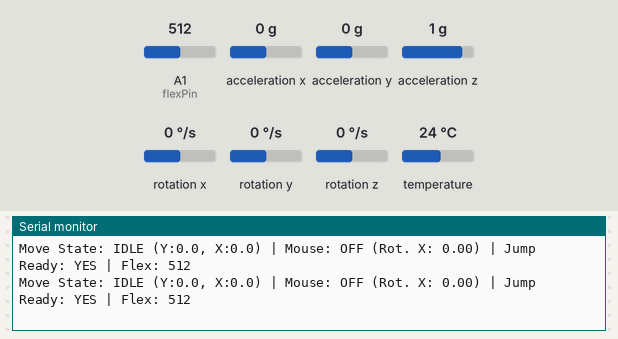
A sketch run on a simulated Arduino Leonardo, built with avr-gcc and run on an emulated ATmega32U4. On the bench: the last lines printed to the serial monitor. The test bench sets the inputs (shaded band); at power-on: A1 (flexPin) = 512, acceleration x 0 g, acceleration y 0 g, acceleration z 1 g, rotation x 0 °/s, rotation y 0 °/s, rotation z 0 °/s, temperature 24 °C. USB keyboard and mouse output is not drawn.

Above: at 6.7 s.
6.8 s: A1 (flexPin) set to 834
At 7.6 s:
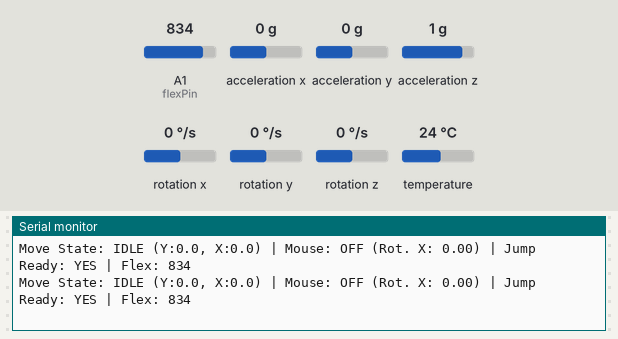
8.3 s: A1 (flexPin) set to 862
At 9.4 s:
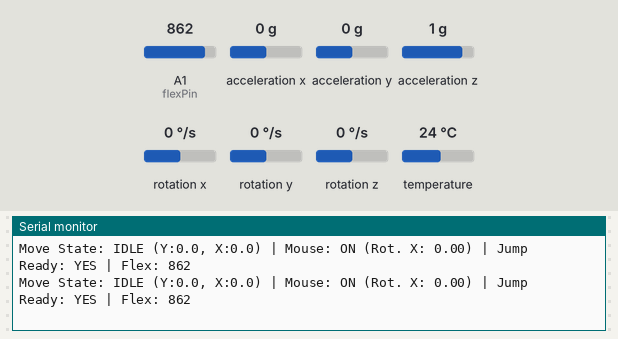

The sketch:

BAD_movement_change_to_speed_not_tiltangle.ino
```cpp
/*
 * MPU6050 Hybrid Controller (Remapped Controls)
 * Version: 7.0 (Acceleration-Based Sprint Latch)
 * Description: This version changes the movement logic. A forward acceleration
 * "latches" the W+Ctrl keys on, and a backward acceleration turns them off.
 * This is based on dynamic movement, not static tilt.
 *
 * Code Modified by: Code Companion
 * Current Time: Friday, October 17, 2025 at 10:05:08 AM CST
 * Location: Taiwan
 */

#include <Wire.h>
#include <Adafruit_MPU6050.h>
#include <Adafruit_Sensor.h>
#include <Keyboard.h>
#include <Mouse.h>

Adafruit_MPU6050 mpu;

// --- Tweakable Parameters (All in one place) ---
// -- Acceleration-Based Keyboard Control --
const float FORWARD_ACCEL_THRESHOLD = 3.0; // Forward acceleration to turn sprint ON.
// --- MODIFIED --- New threshold for the "off" switch
const float SIDEWAYS_SHAKE_THRESHOLD = 4.0; // Sideways acceleration (shake) to turn sprint OFF.

// -- Mouse "Clutch" and Jump Control --
const int flexPin = A1;
int flexThreshold = 850;
const int JUMP_THRESHOLD = 1000;
float mouseMultiplierX = 40.0;
float deadzoneThreshold = 0.1;

// --- State Tracking ---
struct KeyStates {
  bool w = false;
  bool s = false;
  bool left_ctrl = false;
};
KeyStates keyStates;

bool isSprintingForward = false;
float gyroX_offset = 0.0;
bool clutchWasEngaged = false;
bool jumpWasTriggeredInThisPress = false;

void handleKeyPress(uint8_t key, bool shouldBePressed, bool &isPressed) {
  if (shouldBePressed && !isPressed) {
    Keyboard.press(key);
    isPressed = true;
  } else if (!shouldBePressed && isPressed) {
    Keyboard.release(key);
    isPressed = false;
  }
}

void setup() {
  Serial.begin(115200);
  if (!mpu.begin()) { Serial.println("MPU6050 chip not found"); while (1) { delay(10); } }
  Serial.println("MPU6050 Found!");

  // Gyro calibration (Now for X-axis only)
  Serial.println("Calibrating Gyroscope... Do not move the sensor.");
  delay(1000);
  const int calibrationSamples = 500;
  for (int i = 0; i < calibrationSamples; i++) {
    sensors_event_t a, g, temp;
    mpu.getEvent(&a, &g, &temp);
    gyroX_offset += g.gyro.x;
    delay(3);
  }
  gyroX_offset /= calibrationSamples;
  Serial.println("Initial Calibration Complete.");

  Keyboard.begin();
  Mouse.begin();

  Serial.println("Hybrid Controller is ready.");
}

void loop() {
  sensors_event_t a, g, temp;
  mpu.getEvent(&a, &g, &temp);

  float calibrated_gx = g.gyro.x - gyroX_offset;

  // --- MODIFIED: Acceleration-Based Sprint Latch with Shake-to-Stop ---
  float accel_y = a.acceleration.y;
  float accel_x = a.acceleration.x; // We now need the X-axis acceleration

  // Check for events to toggle the sprint state
  if (!isSprintingForward && accel_y > FORWARD_ACCEL_THRESHOLD) {
    isSprintingForward = true; // A forward jerk turns the sprint ON
  } else if (isSprintingForward && abs(accel_x) > SIDEWAYS_SHAKE_THRESHOLD) {
    isSprintingForward = false; // A sideways jerk turns the sprint OFF
  }

  // Apply the current state to the keys
  handleKeyPress('w', isSprintingForward, keyStates.w);
  handleKeyPress(KEY_LEFT_CTRL, isSprintingForward, keyStates.left_ctrl);
  handleKeyPress('s', false, keyStates.s);

  // --- Read FlexiForce sensor for both Clutch and Jump ---
  int flexValue = analogRead(flexPin);

  // --- INDEPENDENT JUMP CONTROL LOGIC ---
  bool jumpThresholdMet = (flexValue > JUMP_THRESHOLD);
  if (jumpThresholdMet && !jumpWasTriggeredInThisPress) {
    Keyboard.press(' ');
    delay(25);
    Keyboard.release(' ');
    jumpWasTriggeredInThisPress = true;
  } else if (!jumpThresholdMet) {
    jumpWasTriggeredInThisPress = false;
  }

  // --- Clutch-activated Mouse Camera Control (HORIZONTAL ONLY) ---
  bool clutchIsEngaged = (flexValue > flexThreshold);
  if (clutchIsEngaged && !clutchWasEngaged) {
    Serial.println("--- MOUSE CLUTCH ENGAGED: RE-CALIBRATING ZERO POINT ---");
    sensors_event_t current_a, current_g, current_temp;
    mpu.getEvent(&current_a, &current_g, &current_temp);
    gyroX_offset = current_g.gyro.x;
  }
  if (clutchIsEngaged) {
    int mouse_vx = 0;
    if (abs(calibrated_gx) > deadzoneThreshold) {
      mouse_vx = (int)(calibrated_gx * mouseMultiplierX);
    }
    if (mouse_vx != 0) {
      Mouse.move(mouse_vx, 0);
    }
  }
  clutchWasEngaged = clutchIsEngaged;

  // --- Unified Serial Monitor Output ---
  String moveState = "IDLE";
  if (isSprintingForward) {
    moveState = "SPRINTING (LOCKED)";
  }

  Serial.print("Move State: " + moveState + " (Y:" + String(accel_y, 1) + ", X:" + String(accel_x, 1) + ")");
  Serial.print(" | Mouse: ");
  if (clutchIsEngaged) { Serial.print("ON"); } else { Serial.print("OFF"); }
  Serial.print(" (Rot. X: " + String(calibrated_gx, 2) + ")");
  Serial.print(" | Jump Ready: ");
  if (jumpWasTriggeredInThisPress) { Serial.print("NO"); } else { Serial.print("YES"); }
  Serial.println(" | Flex: " + String(flexValue));

  delay(20);
}
```

Measured:
- the behaviour switches between 850 and 851 on A1 (flexPin) (found by bisection; images 1 and 2)
- after the input at 6.8 s, the serial monitor: prints a new line at once (image 1)
- after the input at 8.3 s, the serial monitor: prints a new line at once (image 2)
